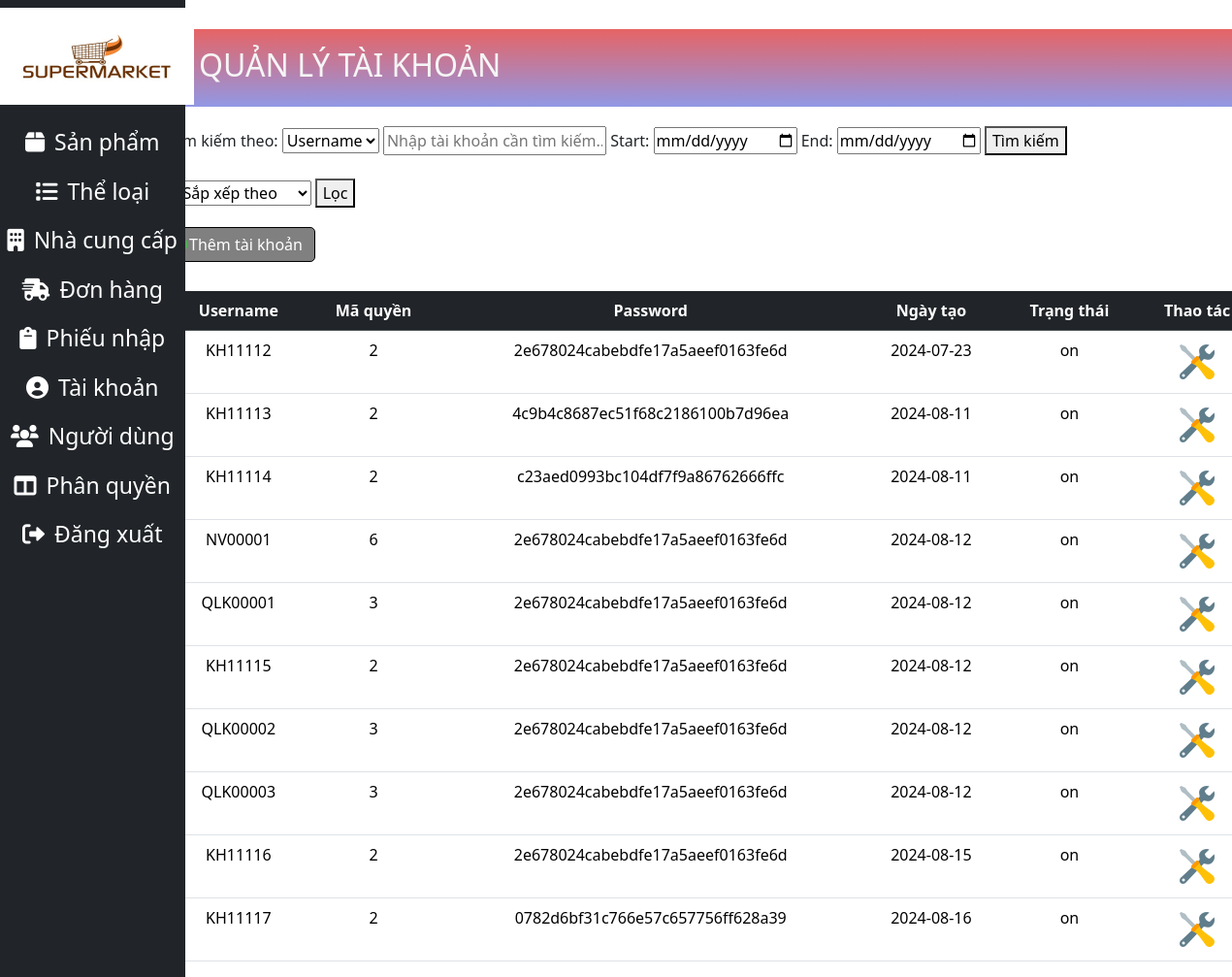
Page /admin/index.php?action=showAccountList on the committed database.
### tables this page shows
CREATE TABLE `taikhoan` (
  `username` varchar(10) NOT NULL,
  `ma_quyen` int(1) NOT NULL DEFAULT 2,
  `password` varchar(50) NOT NULL,
  `trang_thai` varchar(5) NOT NULL DEFAULT 'on',
  `ngay_tao` date NOT NULL
);

### database/database.php (called while the page is built, shortened)
<?php
class Database
{
    private $host = "localhost";
    private $username = "root";
    private $password = "";
    private $database = "sieuthi";
    private $conn;
    public function __construct()
    {
        $this->conn = $this->connectDB();
    }
    private function connectDB()
    {
        $conn = mysqli_connect($this->host, $this->username, $this->password, $this->database);
        mysqli_query($conn,"SET NAMES 'utf8'");
        return $conn;
    }
    public function select($query)
    {
        $result = mysqli_query($this->conn, $query);
        if ($result) {
            $data = mysqli_fetch_all($result, MYSQLI_ASSOC);
            return $data;
        } else {
            die(mysqli_error($this->conn));
        }
    }
}

### admin/model/taikhoanModel.php (called while the page is built, shortened)
<?php
require_once("../database/database.php");
class TaiKhoanModel{
    private $db;
    public function __construct()
    {
        $this->db = new Database();
    }
    public function getAllAccount(){
        $query = "SELECT * FROM taikhoan";
        return $this->db->select($query);
    }
}
?>

### admin/views/taikhoanView.php (the view, shortened to what this page needs)
<!DOCTYPE html>
<html lang="vi">
<head>
    <link rel="stylesheet" href="../../css/admin.css">
    <link rel="stylesheet" href="https://cdnjs.cloudflare.com/ajax/libs/font-awesome/6.0.0-beta3/css/all.min.css">
    <link href="https://cdn.jsdelivr.net/npm/bootstrap@5.3.3/dist/css/bootstrap.min.css" rel="stylesheet">
</head>
<body>
<div class="product_view">
<div class="product_view_container">
<h2>QUẢN LÝ TÀI KHOẢN</h2>
    <form action="index.php" method="GET" class="searchAccount">
            Tìm kiếm theo: <select name="field" class="timkiem" id="timkiem">
                <option value="username">Username</option>
            </select>
            <input type="text" id="search" name="search" placeholder="Nhập tài khoản cần tìm kiếm...">
            <label for="startdate">Start: </label>
        <input type="date"  class="startdate" name="startdate" id="">
        <label for="startdate">End: </label>
        <input type="date"  class="enddate" name="enddate" id="">
            <button type="submit">Tìm kiếm</button>
    </form>
    <br>
    <div class="filter-container">
    <form action="index.php" method="GET" class="filter-phieunhap">
        <select name="field" class="sapxep" id="sapxep">
            <option value="">Sắp xếp theo</option>
        </select>
        <button type="submit">Lọc</button>
    </form>
    </div>
    <a class="category_add" id ='themTL'  href="#" onclick="showAddFormAccount()">
    <img src="../img/plus.png" alt="">Thêm tài khoản</a>
    <table class="table table-hover">
        <thead class="table-dark">
            <tr>
                <th>Username</th>
                <th>Mã quyền</th>
                <th>Password</th>
                <th>Ngày tạo</th>
                <th>Trạng thái</th>
                <th>Thao tác</th>
            </tr>
        </thead>
        <tbody>
            <?php foreach ($accounts as $account) :
                 if ($account['ma_quyen']!=1)
                {?>
                <tr>
                    <td><?php echo $account['username']; ?></td>
                    <td><?php echo $account['ma_quyen']; ?></td>
                    <td><?php echo $account['password']; ?></td>
                    <td><?php echo $account['ngay_tao']; ?></td>
                    <td><?php echo $account['trang_thai']; ?></td>
                    <td>
                    <?php $userduocchon=$account['username'];?>
                        <a class="suatk" href="#" onclick="showUpdateFormAccount('<?php echo $userduocchon; ?>','<?php echo $account['trang_thai'];?>','<?php echo $account['ma_quyen'];?>')">
                            <img class="update_icon" src="../img/update.png" alt="">
                        </a>
                    </td>
                </tr>
            <?php } endforeach; ?>
        </tbody>
    </table>
    </div>
    </div>
</body>
</html>

### css/admin.css (style rules this page uses)
body { margin: 0; padding: 0; width: 100%; height: 100%; }
.product_view { display: flex; justify-content: center; }
.product_view_container { margin-top: 30px; }
.product_view_container table { width: 1120px; margin-left: 200px; }
.product_view_container table tr { text-align: center; }
.product_view h2 { margin-left:200px; margin-bottom: 20px; background: linear-gradient(#e66465, #9198e5); height: 80px; padding-left: 30px; padding-top: 18px; color: whitesmoke; }
.category_add { display: flex; width: 150px; margin-bottom: 30px; text-decoration: none; border: 1px solid black; padding: 5px; align-items: center; color: white; border-radius: 5px; background-color: grey; margin-left: 200px; }
.filter-container { display: flex; margin-right: 720px; align-items: center; justify-content: center; margin-bottom: 20px; }
.searchAccount { margin-left: 200px; }
.searchAccount #search { width: 230px; }

### rows in the picture
taikhoan: username "KH11112", ma_quyen "2", password "2e678024cabebdfe17a5aeef0163fe6d", ngay_tao "2024-07-23", trang_thai "on"
taikhoan: username "KH11113", ma_quyen "2", password "4c9b4c8687ec51f68c2186100b7d96ea", ngay_tao "2024-08-11", trang_thai "on"
taikhoan: username "KH11114", ma_quyen "2", password "c23aed0993bc104df7f9a86762666ffc", ngay_tao "2024-08-11", trang_thai "on"
taikhoan: username "NV00001", ma_quyen "6", password "2e678024cabebdfe17a5aeef0163fe6d", ngay_tao "2024-08-12", trang_thai "on"
taikhoan: username "QLK00001", ma_quyen "3", password "2e678024cabebdfe17a5aeef0163fe6d", ngay_tao "2024-08-12", trang_thai "on"
taikhoan: username "KH11115", ma_quyen "2", password "2e678024cabebdfe17a5aeef0163fe6d", ngay_tao "2024-08-12", trang_thai "on"
taikhoan: username "QLK00002", ma_quyen "3", password "2e678024cabebdfe17a5aeef0163fe6d", ngay_tao "2024-08-12", trang_thai "on"
taikhoan: username "QLK00003", ma_quyen "3", password "2e678024cabebdfe17a5aeef0163fe6d", ngay_tao "2024-08-12", trang_thai "on"
taikhoan: username "KH11116", ma_quyen "2", password "2e678024cabebdfe17a5aeef0163fe6d", ngay_tao "2024-08-15", trang_thai "on"
taikhoan: username "KH11117", ma_quyen "2", password "0782d6bf31c766e57c657756ff628a39", ngay_tao "2024-08-16", trang_thai "on"
